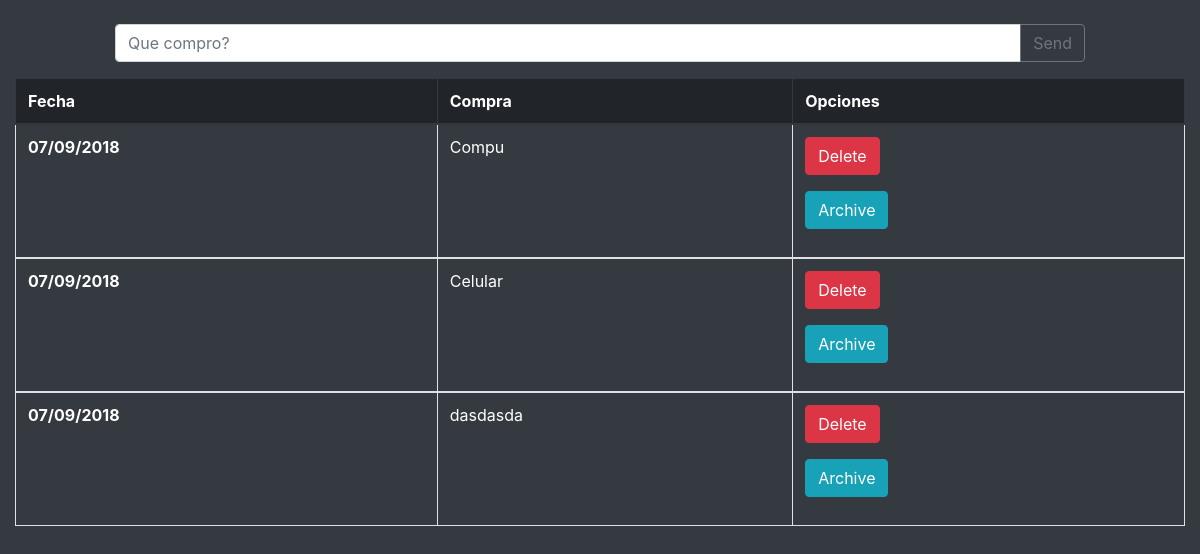
The app's page /, older data.
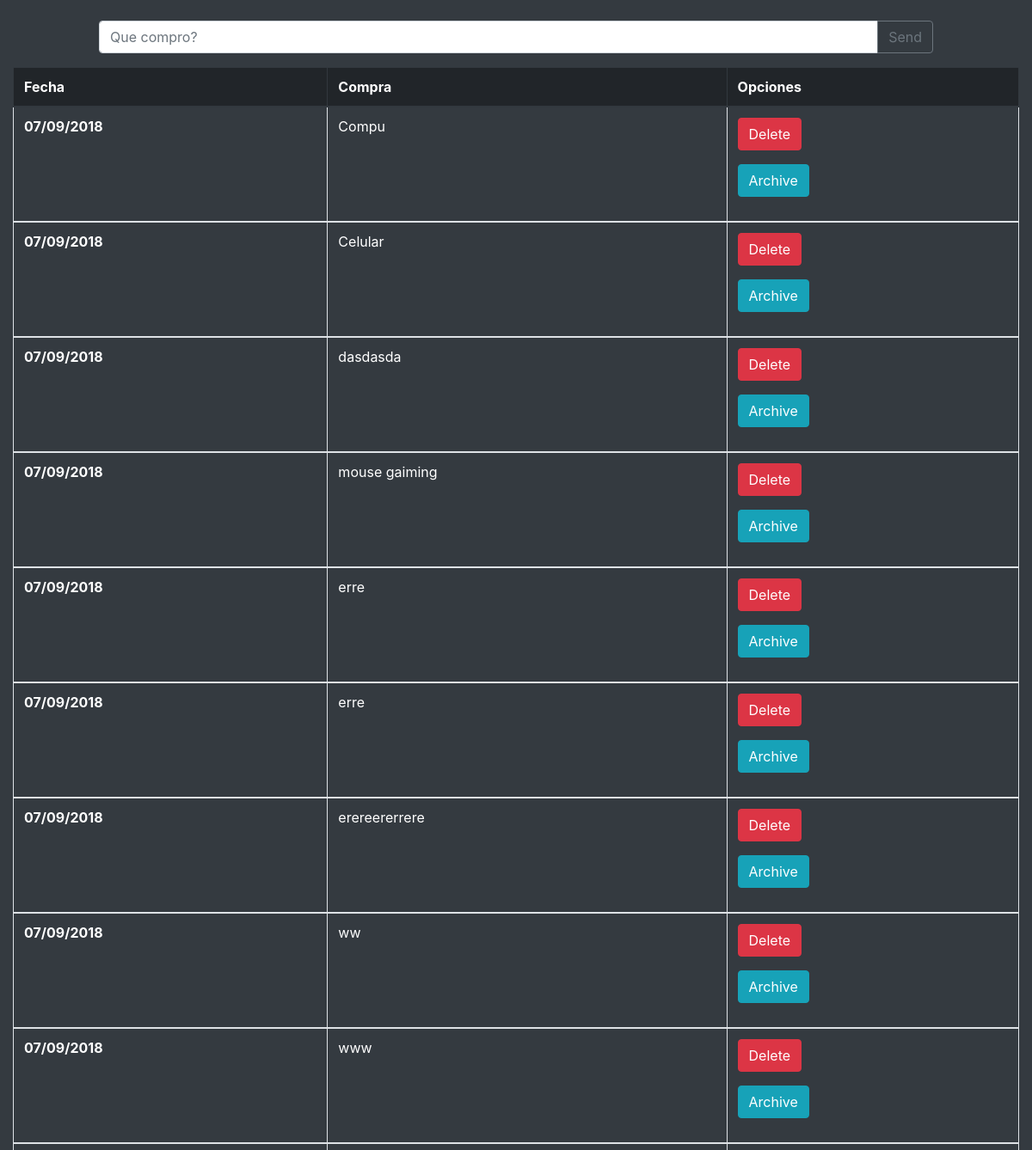
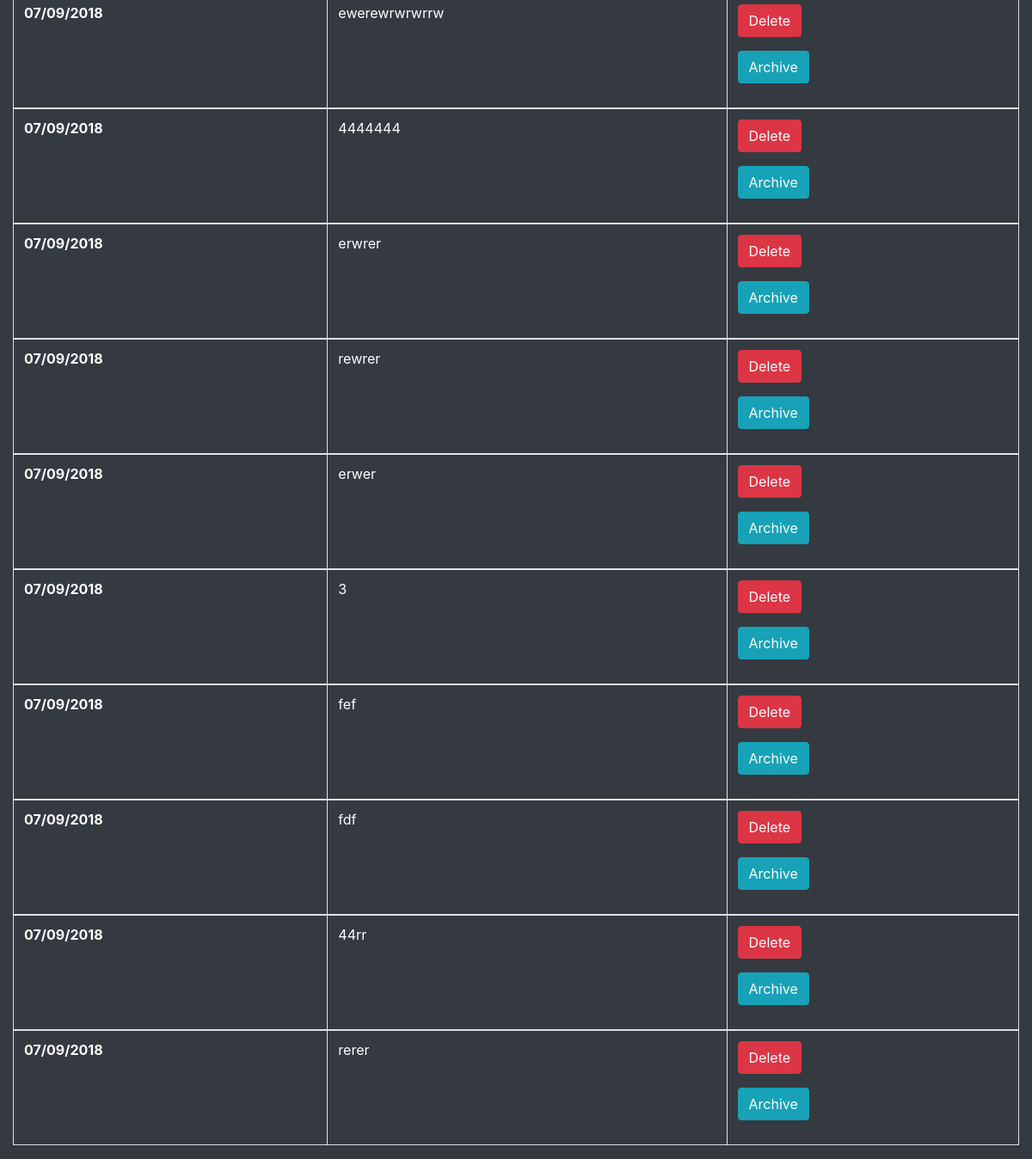
The same page, newer data (2 pictures, top to bottom).
### compras/models.py (models this page shows, shortened)
class Compras(models.Model):
    texto = models.CharField('Texto', max_length=50, null=False, blank=False)
    fecha = models.DateTimeField('Fecha', auto_now=True)
    archived = models.BooleanField(default=False)

### compras/views.py (the view)
# urls.py: url(r'^$', dame_compras, name='index'),
def dame_compras(request):
    context = {}
    context['compras'] = Compras.objects.all()
    return render(request, 'comras.html', context)

### compras/templates/comras.html (shortened to what this page needs)
<html>
<head>
    <link rel="stylesheet" href="https://stackpath.bootstrapcdn.com/bootstrap/4.1.1/css/bootstrap.min.css">
</head>
<body class="bg-dark">
    <div>
        <div class="container-fluid">
            <div class='row'>
                <div class="col-md-10 offset-md-1">
                    <br>
                    <form action="compras" method="post">
                        <div class="input-group">
                            <input type="text" name="texto" class="form-control" placeholder="Que compro?" aria-label="Recipient's username with two button addons" aria-describedby="button-addon4">
                            <div class="input-group-append" id="button-addon4">
                                <button type="submit" class="btn btn-outline-secondary">Send</button>
                            </div>
                        </div>
                    </form>
                </div>
            </div>
            <table class="table table-bordered">
                <thead class="thead-dark">
                    <tr>
                        <th scope='col'>Fecha</th>
                        <th scope='col'>Compra</th>
                        <th scope='col'>Opciones</th>
                    </tr>
                </thead>
                {% for cm in compras %}
                    {% if not cm.archived %}
                        <tbody>
                            <tr>
                                <th scope="row" class="text-white">{{cm.fecha | date:"d/m/Y " }}
                                </th>
                                <td class="text-white">{{cm.texto}}</td>
                                <td>
                                    <form action="eliminar" method="post">
                                        <button class="btn btn-danger" type="submit" value="eliminar" name="_eliminar">Delete</button>
                                    </form>
                                    <form action="archivar" method="post">
                                        <button class="btn btn-info" type="submit" value="archivar" name="_archivar">Archive</button>
                                    </form>
                                </td>
                            </tr>
                        </tbody>
                    {% endif %}
                {% endfor %}
            </table>
    </div>
    </div>
</body>
</html>

Row changes from the older to the newer data that the page shows:
added Compras: fecha "07/09/2018", texto "mouse gaiming"
added Compras: fecha "07/09/2018", texto "erre"
added Compras: fecha "07/09/2018", texto "erre"
added Compras: fecha "07/09/2018", texto "erereererrere"
added Compras: fecha "07/09/2018", texto "ww"
added Compras: fecha "07/09/2018", texto "www"
added Compras: fecha "07/09/2018", texto "ewerewrwrwrrw"
added Compras: fecha "07/09/2018", texto "4444444"
added Compras: fecha "07/09/2018", texto "erwrer"
added Compras: fecha "07/09/2018", texto "rewrer"
added Compras: fecha "07/09/2018", texto "erwer"
added Compras: fecha "07/09/2018", texto "3"
added Compras: fecha "07/09/2018", texto "fef"
added Compras: fecha "07/09/2018", texto "fdf"
added Compras: fecha "07/09/2018", texto "44rr"
added Compras: fecha "07/09/2018", texto "rerer"
